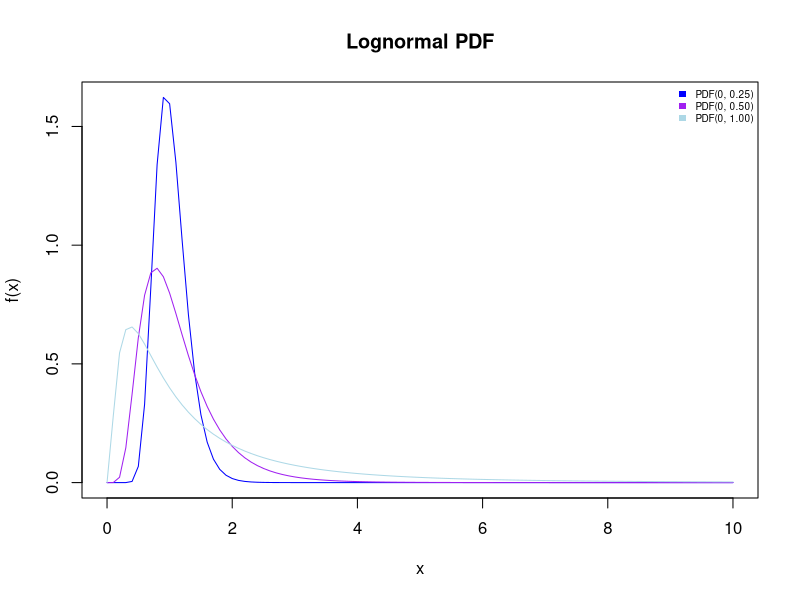
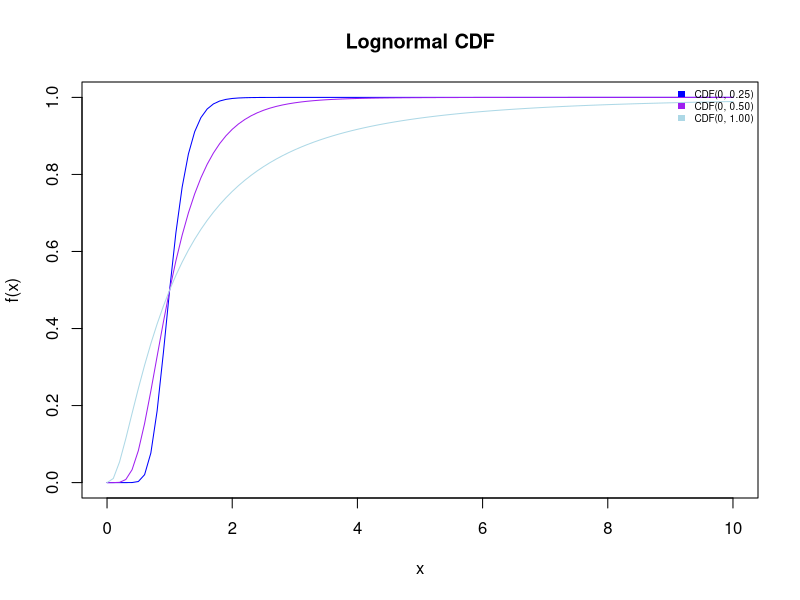
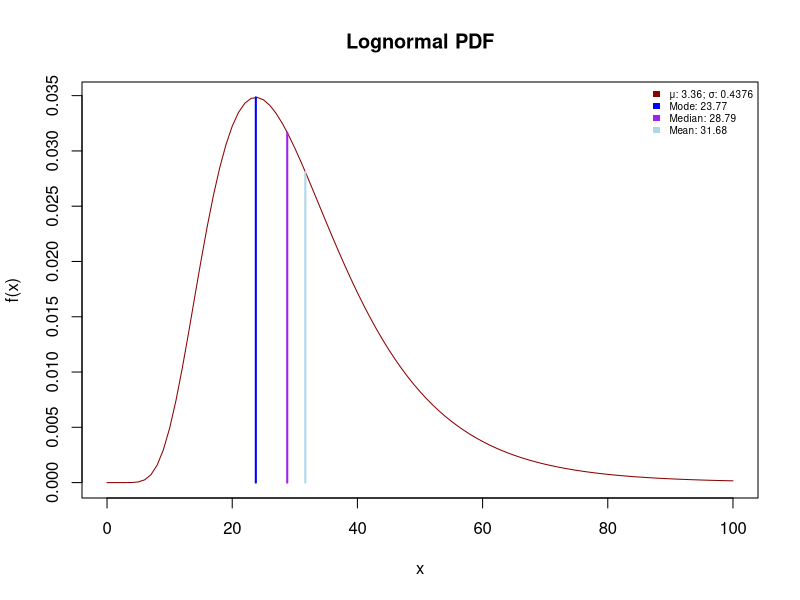
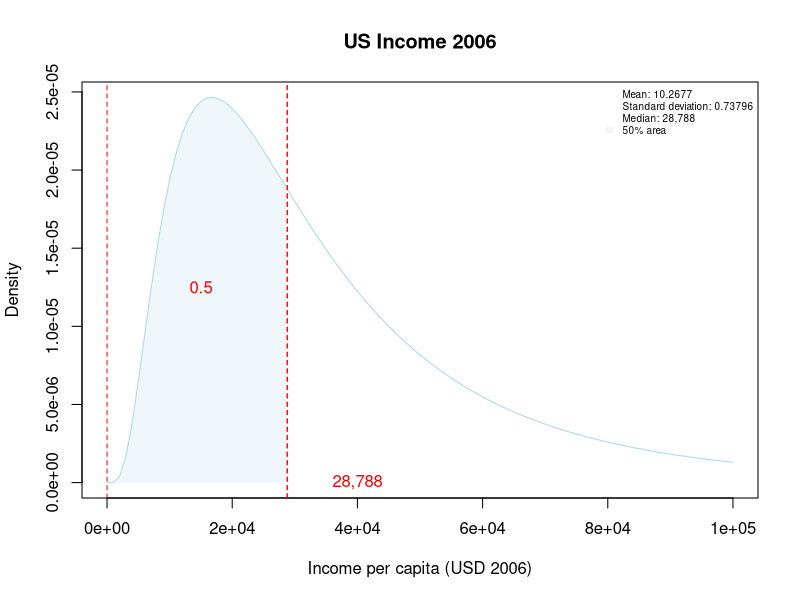
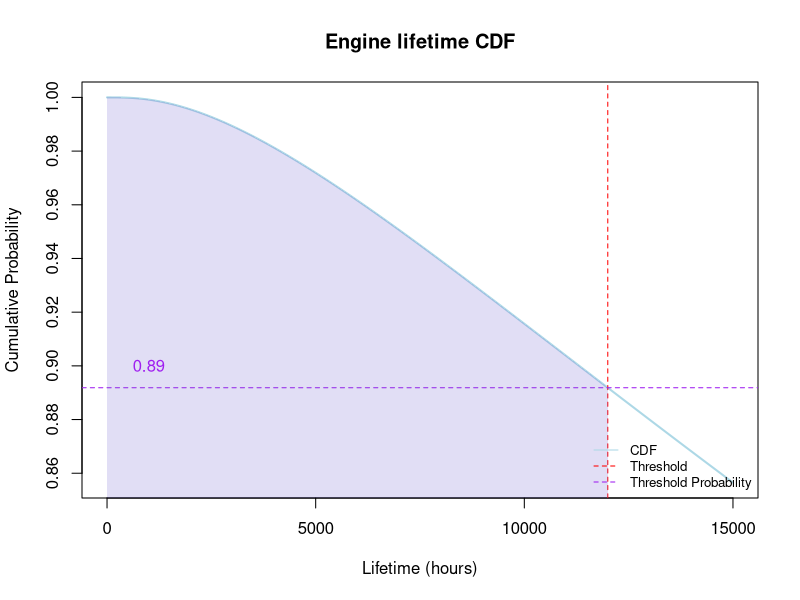

Here is the R script that generated these plots, in order:
## ---- chunk 1
#| echo: false

# Lognormal Distribution (multiple PDF)

# Create PDF plots
curve(dlnorm(x, meanlog=0, sdlog=.25), from=0, to=10, col='blue', main = "Lognormal PDF", xlab = "x", ylab = "f(x)")
curve(dlnorm(x, meanlog=0, sdlog=.5), from=0, to=10, col='purple', add=TRUE)
curve(dlnorm(x, meanlog=0, sdlog=1), from=0, to=10, col='lightblue', add=TRUE)

# Add legend
legend("topright", legend = c("PDF(0, 0.25)", "PDF(0, 0.50)", "PDF(0, 1.00)"), fill = c("blue", "purple", "lightblue"), border = NA, cex = 0.6, bty = "n")
## ---- chunk 2
#| echo: false

# Lognormal Distribution (multiple CDF)

# Create CDF plots
curve(plnorm(x, meanlog=0, sdlog=.25), from=0, to=10, col='blue', main = "Lognormal CDF", xlab = "x", ylab = "f(x)")
curve(plnorm(x, meanlog=0, sdlog=.5), from=0, to=10, col='purple', add=TRUE)
curve(plnorm(x, meanlog=0, sdlog=1), from=0, to=10, col='lightblue', add=TRUE)

# Add legend
legend("topright", legend = c("CDF(0, 0.25)", "CDF(0, 0.50)", "CDF(0, 1.00)"), fill = c("blue", "purple", "lightblue"), border = NA, cex = 0.6, bty = "n")
## ---- chunk 3
#| echo: false  

#  Comparison of mean value, median, and mode

# Create PDF plots 
curve(dlnorm(x, meanlog=3.36, sdlog=0.4376), from=0, to=100, col='darkred', main = "Lognormal PDF", xlab = "x", ylab = "f(x)") 

# Mode
segments(23.77, 0, 23.77, dlnorm(23.77, meanlog=3.36, sdlog=0.4376), col = "blue", lty = 1, lwd=2)

# Median
segments(28.79, 0, 28.79, dlnorm(28.79, meanlog=3.36, sdlog=0.4376), col = "purple", lty = 1, lwd=2)

# Mean
segments(31.68, 0, 31.68, dlnorm(31.68, meanlog=3.36, sdlog=0.4376), col = "lightblue", lty = 1, lwd=2)


# Add legend 
legend("topright", legend = c("μ: 3.36; σ: 0.4376", "Mode: 23.77", "Median: 28.79", "Mean: 31.68"), fill = c("darkred", "blue", "purple", "lightblue"), border = NA, cex = 0.6, bty = "n")
## ---- chunk 4
#| echo: false  

# US Income 2006

# Parameters
loc <- 10.2677
scale <- 0.73796
thresh <- 0
median <- 28788


# Define transparent fill color
red <- 173
green <- 216
blue <- 230
alpha <- 50
lightblue_trans <- rgb(red, green, blue, alpha, maxColorValue=255)


# Create PDF plots 
curve(dlnorm(x, meanlog=loc, sdlog=scale), from=0, to=100000, col="lightblue", main = "US Income 2006", xlab = "Income per capita (USD 2006)", ylab = "Density")

# Find the x and y coordinates for the polygon
x_polygon <- seq(0, median, length.out = 1000)
y_polygon <- dlnorm(x_polygon, meanlog=loc, sdlog=scale)

# Add the filled area below the curve up to the median
polygon(c(x_polygon, median), c(y_polygon, 0), col = lightblue_trans, border = NA)

# Add a vertical line at the median
abline(v = median, col = "red", lty = 2)

# Add a vertical line at the threshold
abline(v = thresh, col = "red", lty = 2)

# Add a vertical line at the median value of 28,788
abline(v = median, col = "red", lty = 2)

# Add legend 
legend("topright", legend = c("Mean: 10.2677", "Standard deviation: 0.73796", "Median: 28,788","50% area"), fill = c("white", "white", "white", lightblue_trans), border = NA, cex = 0.6, bty = "n")

# Add labeling
text(4e+04, 0, "28,788", col = "red")
text(1.5e+04, 1.25e-05, "0.5", col = "red")
## ---- chunk 5
#| echo: false  

# Lifetime of an engine

# Parameters
mean_normal <- 11      # mean of the underlying normal distribution
sd_normal <- 1.3       # standard deviation of the underlying normal distribution
threshold_lifetime <- 12000  # threshold value

# Define transparent fill color
red <- 106
green <- 90
blue <- 205
alpha <- 50
purple_trans <- rgb(red, green, blue, alpha, maxColorValue=255)

# Calculate the probability that the lifetime exceeds the threshold
probability_exceeds_threshold <- 1 - pnorm(log(threshold_lifetime), mean = mean_normal, sd = sd_normal)

# Generate a sequence of values for the x-axis
x_values <- seq(0, 15000, length.out = 1000)

# Calculate the CDF values for the generated x_values
cdf_values <- 1 - pnorm(log(x_values), mean = mean_normal, sd = sd_normal)

# CDF Plot
plot(x_values, cdf_values, type = 'l', col = 'lightblue', lwd = 2,
     main = 'Engine lifetime CDF',
     ylab = 'Cumulative Probability', xlab = 'Lifetime (hours)')

# Add a vertical line at the threshold
abline(v = threshold_lifetime, col = 'red', lty = 2)

# Add a horizontal line at the threshold probability
abline(h = probability_exceeds_threshold, col = 'purple', lty = 2)

# Fill the area below the curve from 0 to the threshold
polygon(c(0, x_values[x_values <= threshold_lifetime], threshold_lifetime), c(0, cdf_values[x_values <= threshold_lifetime], 0), col = purple_trans, border = NA)




# Add legend
legend("bottomright", legend = c("CDF", "Threshold", "Threshold Probability"), col = c("lightblue", "red", "purple"), border = NA, lty = c(1, 2, 2), cex = 0.8, bty = "n")

# Add labeling
text(1000, 0.90, "0.89", col = "purple")


# Print the result
cat("Probability that the lifetime exceeds 12,000 hours:", probability_exceeds_threshold, "\n")
